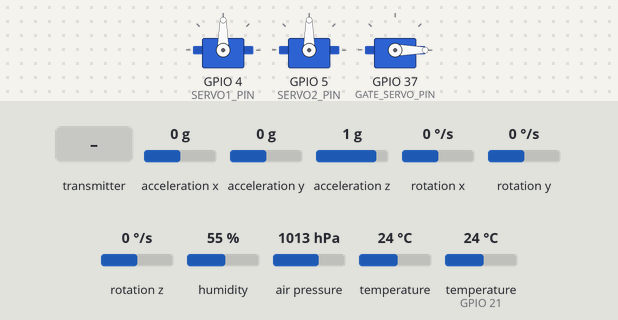
Recording of a sketch running on a simulated ESP32-S3. On the bench: 3 × servo. Inputs (shaded band) come from the test bench; at power-on: acceleration x 0 g, acceleration y 0 g, acceleration z 1 g, rotation x 0 °/s, rotation y 0 °/s, rotation z 0 °/s, humidity 55 %, air pressure 1013 hPa, temperature 24 °C, temperature (sensor on GPIO 21) 24 °C. What the sketch prints to the serial monitor is not drawn.

Above: at 2.7 s.
2.8 s: the transmitter starts sending joystick1_X = 0
At 3.3 s:
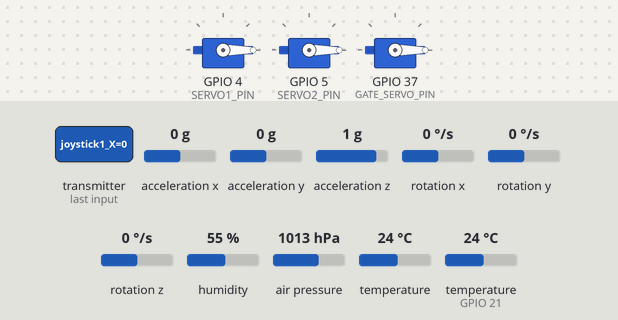
4.3 s: the transmitter starts sending joystick2_X = 2048
At 5.5 s:
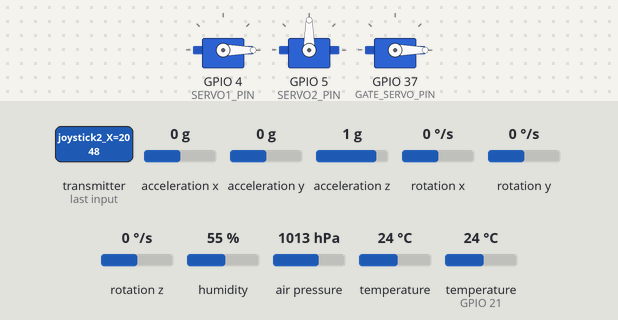
5.8 s: the transmitter starts sending payloadRelease = 1
At 6.7 s:
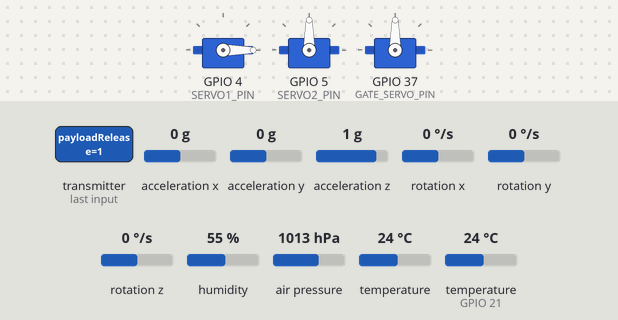
7.3 s: the transmitter starts sending joystick1_X = 1024
At 7.9 s:
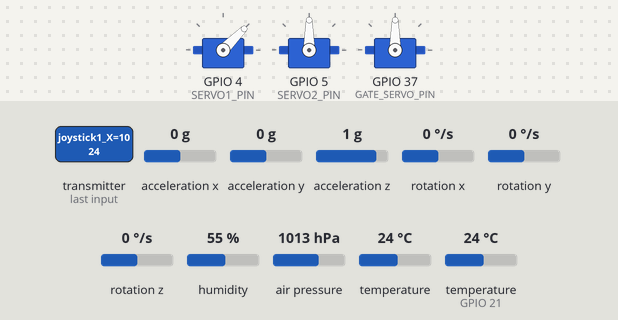
8.8 s: the transmitter starts sending joystick2_X = 0
At 10.0 s:
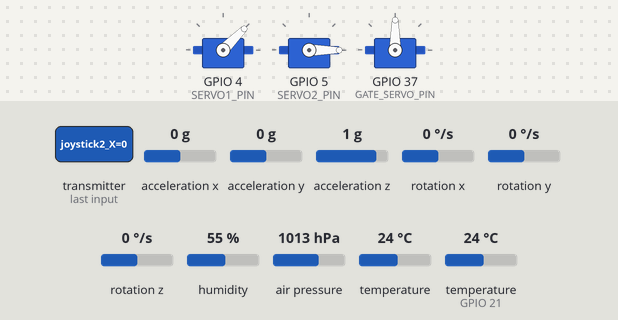
10.3 s: the transmitter starts sending payloadRelease = 0
At 11.4 s:
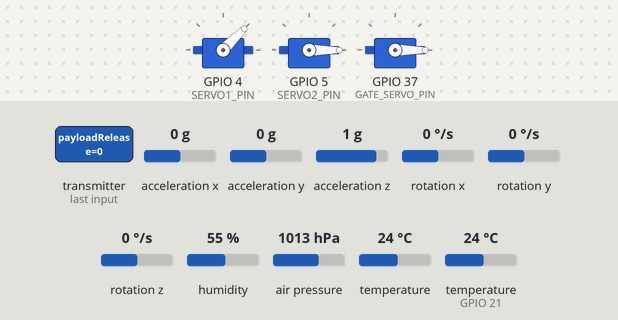
Timing chart, 0 to 12.8 s (numbered marks = the images above; inputs shaded):
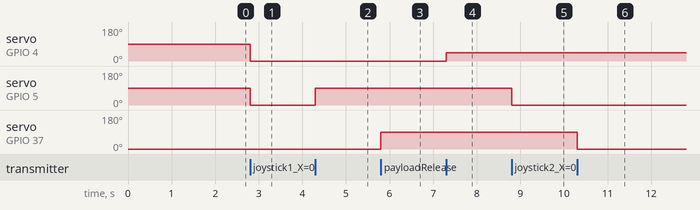

Measured:
- after the input at 2.8 s, servo on GPIO 4 (SERVO1_PIN), servo on GPIO 5 (SERVO2_PIN): 90° → 0° at once
- after the input at 4.3 s, servo on GPIO 5 (SERVO2_PIN): 0° → 90° at once
- after the input at 5.8 s, servo on GPIO 37 (GATE_SERVO_PIN): 0° → 90° at once
- after the input at 7.3 s, servo on GPIO 4 (SERVO1_PIN): 0° → 45° at once
- after the input at 8.8 s, servo on GPIO 5 (SERVO2_PIN): 90° → 0° at once
- after the input at 10.3 s, servo on GPIO 37 (GATE_SERVO_PIN): 90° → 0° at once

The sketch:

on_board_plane_code.ino
```cpp
#include <ESP32Servo.h>
#include <esp_now.h>
#include <WiFi.h>
#include "DHT.h"
#include <Wire.h>
#include <Adafruit_BMP085.h>
#include <Adafruit_MPU6050.h>
#include <Adafruit_Sensor.h>

// Sensor & I2C Setup
Adafruit_BMP085 bmp;
Adafruit_MPU6050 mpu;

#define I2C_SDA 10
#define I2C_SCL 11

#define DHTPIN 21
#define DHTTYPE DHT22
DHT dht(DHTPIN, DHTTYPE);
sensors_event_t a, g, temp_event;

// Servo definitions and pins
Servo servo1;       // Control Surface 1
Servo servo2;       // Control Surface 2
Servo servoGate;    // Salt Dispenser Gate Servo

const int SERVO1_PIN = 4;
const int SERVO2_PIN = 5;
const int GATE_SERVO_PIN = 37; // 3rd Servo for payload release at Pin 38

// =========================================================================
// FUTURE ESC / BRUSHLESS MOTOR SETUP (Uncomment when wiring your ESC):
// Servo escMotor;
// const int ESC_PIN = 6; // Choose an available free GPIO on your S3
// =========================================================================

// Identical data structure matching the Ground Station controls
struct ControlMessage {
  int joystick1_X;
  int joystick1_Y;
  bool joystick1_Button;

  int joystick2_X;
  int joystick2_Y;         // Throttle axis
  bool payloadRelease;     // Triggered when Joystick 2 button is pressed
};

// Identical telemetry data structure sent back to Ground Station
struct TelemetryMessage {
  float pitch;
  float roll;
  float yaw;
  float altitude;
  float vspeed;
  float airspeed;
  float temp;
  float humidity;
  float pressure;
  float battery_v;
  int throttle;
  int gate_pos;
  float payload_mass;
  int rssi;
  int packet_loss;
  unsigned long frame_count;
};

ControlMessage incomingReadings;
TelemetryMessage outgoingTelemetry;

uint8_t groundStationAddress[] = {0xFF, 0xFF, 0xFF, 0xFF, 0xFF, 0xFF}; // Replace with your Ground Station MAC if unicast is preferred, or broadcast
esp_now_peer_info_t peerInfo;

// Failsafe Safety Parameters
unsigned long lastPacketTime = 0;
const unsigned long FAILSAFE_TIMEOUT = 500; // Milliseconds before triggering signal-loss failsafe
unsigned long frameCounter = 0;
float currentPayloadMass = 150.0; // Starting salt payload in grams

// ESP-NOW Receive Callback (Modern ESP-IDF / Arduino core signature)
void OnDataRecv(const esp_now_recv_info *info, const uint8_t *incomingData, int len) {
  if (len != sizeof(ControlMessage)) return;

  memcpy(&incomingReadings, incomingData, sizeof(incomingReadings));

  // Refresh failsafe countdown timer on every valid received packet
  lastPacketTime = millis();

  // Map joystick values (0 - 4095) to safe structural servo angles (0 - 180 degrees)
  int angle1 = constrain(map(incomingReadings.joystick1_X, 0, 4095, 0, 180), 0, 180);
  int angle2 = constrain(map(incomingReadings.joystick2_X, 0, 4095, 0, 180), 0, 180);

  // Actuate control surfaces
  servo1.write(angle1);
  servo2.write(angle2);

  // Payload Release Gate Control via 3rd servo on Pin 38
  if (incomingReadings.payloadRelease) {
    servoGate.write(90); // Open position to dispense salt
    if (currentPayloadMass > 0.0) {
      currentPayloadMass = max(0.0, currentPayloadMass - 0.5); // Deplete payload while open
    }
  } else {
    servoGate.write(0);  // Closed position
  }

  // =========================================================================
  // BRUSHLESS MOTOR ESC CONTROL LOGIC:
  // int throttlePWM = map(incomingReadings.joystick2_Y, 0, 4095, 1000, 2000);
  // escMotor.writeMicroseconds(throttlePWM);
  // =========================================================================
}

void setup() {
  Serial.begin(115200);
  delay(1000);
  Serial.println("ESP32-S3 Flight Controller Booting...");

  // Attach control surfaces and payload gate servo
  servo1.attach(SERVO1_PIN);
  servo2.attach(SERVO2_PIN);
  servoGate.attach(GATE_SERVO_PIN);

  // Set initial neutral posture on startup
  servo1.write(90);
  servo2.write(90);
  servoGate.write(0); // Gate closed

  // Initialize sensors
  dht.begin();
  Wire.begin(I2C_SDA, I2C_SCL);

  if (!bmp.begin()) {
    Serial.println("Warning: BMP180 sensor not detected!");
  }
  if (!mpu.begin()) {
    Serial.println("Warning: MPU6050 sensor not detected!");
  } else {
    mpu.setAccelerometerRange(MPU6050_RANGE_8_G);
    mpu.setGyroRange(MPU6050_RANGE_500_DEG);
    mpu.setFilterBandwidth(MPU6050_BAND_21_HZ);
  }

  // Initialize Wi-Fi in Station mode for ESP-NOW radio layer
  WiFi.mode(WIFI_STA);
  delay(500);

  if (esp_now_init() != ESP_OK) {
    Serial.println("Error initializing ESP-NOW on Flight Controller!");
    return;
  }

  // Register receive callback
  esp_now_register_recv_cb(OnDataRecv);

  // Register ground station peer for telemetry replies
  memcpy(peerInfo.peer_addr, groundStationAddress, 6);
  peerInfo.channel = 0;
  peerInfo.encrypt = false;
  esp_now_add_peer(&peerInfo);

  // Print hardware MAC address
  Serial.print("Flight Controller MAC Address: ");
  Serial.println(WiFi.macAddress());
}

void loop() {
  // --- SIGNAL LOSS FAILSAFE SAFETY CHECK ---
  if (millis() - lastPacketTime > FAILSAFE_TIMEOUT) {
    servo1.write(90);
    servo2.write(90);
    servoGate.write(0); // Close gate on signal loss
    // escMotor.writeMicroseconds(1000); // Cut throttle if ESC is active
  }

  // Telemetry collection & broadcast loop (~10Hz)
  static unsigned long lastTelemetryTime = 0;
  if (millis() - lastTelemetryTime >= 100) {
    lastTelemetryTime = millis();
    frameCounter++;

    // Read Sensors
    float humidity = dht.readHumidity();
    float temperature = dht.readTemperature();
    float pressure = bmp.readPressure(); // Pascals
    float altitude = bmp.readAltitude(); // Meters

    // Read MPU6050 IMU Data
    sensors_event_t a, g, temp_event;
    mpu.getEvent(&a, &g, &temp_event);

    // Populate Telemetry Message Structure
    outgoingTelemetry.pitch = a.acceleration.y * 10.0; // Estimated pitch approximation from accel
    outgoingTelemetry.roll = a.acceleration.x * 10.0;  // Estimated roll approximation from accel
    outgoingTelemetry.yaw = 0.0;
    outgoingTelemetry.altitude = isnan(altitude) ? 0.0 : altitude;
    outgoingTelemetry.vspeed = 0.0; // Can be derived from derivative of barometric altitude
    outgoingTelemetry.airspeed = 13.0; // Estimated cruise airspeed
    outgoingTelemetry.temp = isnan(temperature) ? 18.5 : temperature;
    outgoingTelemetry.humidity = isnan(humidity) ? 82.0 : humidity;
    outgoingTelemetry.pressure = isnan(pressure) ? 1013.25 : (pressure / 100.0); // Convert Pa to hPa
    outgoingTelemetry.battery_v = 11.8; // Simulated or measured via voltage divider pin
    outgoingTelemetry.throttle = map(incomingReadings.joystick2_Y, 0, 4095, 0, 100);
    outgoingTelemetry.gate_pos = incomingReadings.payloadRelease ? 100 : 0;
    outgoingTelemetry.payload_mass = currentPayloadMass;
    outgoingTelemetry.rssi = -65; // Optional Wi-Fi RSSI retrieval if needed
    outgoingTelemetry.packet_loss = 0;
    outgoingTelemetry.frame_count = frameCounter;

    // Send Telemetry back to Ground Station via ESP-NOW
    esp_now_send(groundStationAddress, (uint8_t *) &outgoingTelemetry, sizeof(outgoingTelemetry));
  }
}
```
